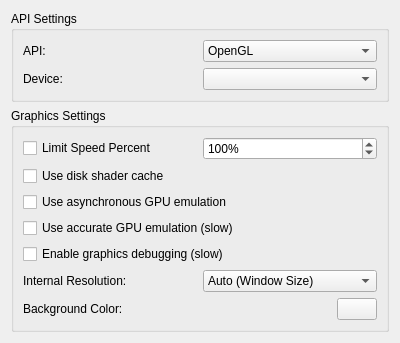
<?xml version="1.0" encoding="UTF-8"?>
<ui version="4.0">
 <class>ConfigureGraphics</class>
 <widget class="QWidget" name="ConfigureGraphics">
  <property name="geometry">
   <rect>
    <x>0</x>
    <y>0</y>
    <width>400</width>
    <height>321</height>
   </rect>
  </property>
  <property name="windowTitle">
   <string>Form</string>
  </property>
  <layout class="QVBoxLayout" name="verticalLayout">
   <item>
    <layout class="QVBoxLayout" name="verticalLayout_3">
     <item>
      <widget class="QGroupBox" name="groupBox_2">
       <property name="title">
        <string>API Settings</string>
       </property>
       <layout class="QVBoxLayout" name="verticalLayout_5">
        <item>
         <layout class="QHBoxLayout" name="horizontalLayout_4">
          <item>
           <widget class="QLabel" name="label_2">
            <property name="text">
             <string>API:</string>
            </property>
           </widget>
          </item>
          <item>
           <widget class="QComboBox" name="api">
            <item>
             <property name="text">
              <string notr="true">OpenGL</string>
             </property>
            </item>
            <item>
             <property name="text">
              <string notr="true">Vulkan</string>
             </property>
            </item>
           </widget>
          </item>
         </layout>
        </item>
        <item>
         <layout class="QHBoxLayout" name="horizontalLayout_5">
          <item>
           <widget class="QLabel" name="label_3">
            <property name="text">
             <string>Device:</string>
            </property>
           </widget>
          </item>
          <item>
           <widget class="QComboBox" name="device"/>
          </item>
         </layout>
        </item>
       </layout>
      </widget>
     </item>
     <item>
      <widget class="QGroupBox" name="groupBox">
       <property name="title">
        <string>Graphics Settings</string>
       </property>
       <layout class="QVBoxLayout" name="verticalLayout_2">
        <item>
         <layout class="QHBoxLayout" name="horizontalLayout">
          <item>
           <widget class="QCheckBox" name="toggle_frame_limit">
            <property name="text">
             <string>Limit Speed Percent</string>
            </property>
           </widget>
          </item>
          <item>
           <widget class="QSpinBox" name="frame_limit">
            <property name="suffix">
             <string>%</string>
            </property>
            <property name="minimum">
             <number>1</number>
            </property>
            <property name="maximum">
             <number>9999</number>
            </property>
            <property name="value">
             <number>100</number>
            </property>
           </widget>
          </item>
         </layout>
        </item>
        <item>
         <widget class="QCheckBox" name="use_disk_shader_cache">
          <property name="text">
           <string>Use disk shader cache</string>
          </property>
         </widget>
        </item>
        <item>
         <widget class="QCheckBox" name="use_asynchronous_gpu_emulation">
          <property name="text">
           <string>Use asynchronous GPU emulation</string>
          </property>
         </widget>
        </item>
        <item>
         <widget class="QCheckBox" name="use_accurate_gpu_emulation">
          <property name="text">
           <string>Use accurate GPU emulation (slow)</string>
          </property>
         </widget>
        </item>
        <item>
         <widget class="QCheckBox" name="enable_graphics_debugging">
          <property name="text">
           <string>Enable graphics debugging (slow)</string>
          </property>
         </widget>
        </item>
        <item>
         <layout class="QHBoxLayout" name="horizontalLayout_2">
          <item>
           <widget class="QLabel" name="label">
            <property name="text">
             <string>Internal Resolution:</string>
            </property>
           </widget>
          </item>
          <item>
           <widget class="QComboBox" name="resolution_factor_combobox">
            <item>
             <property name="text">
              <string>Auto (Window Size)</string>
             </property>
            </item>
            <item>
             <property name="text">
              <string>Native (1280x720)</string>
             </property>
            </item>
            <item>
             <property name="text">
              <string>2x Native (2560x1440)</string>
             </property>
            </item>
            <item>
             <property name="text">
              <string>3x Native (3840x2160)</string>
             </property>
            </item>
            <item>
             <property name="text">
              <string>4x Native (5120x2880)</string>
             </property>
            </item>
           </widget>
          </item>
         </layout>
        </item>
        <item>
         <layout class="QHBoxLayout" name="horizontalLayout_3">
          <item>
           <widget class="QLabel" name="bg_label">
            <property name="text">
             <string>Background Color:</string>
            </property>
           </widget>
          </item>
          <item>
           <widget class="QPushButton" name="bg_button">
            <property name="maximumSize">
             <size>
              <width>40</width>
              <height>16777215</height>
             </size>
            </property>
           </widget>
          </item>
         </layout>
        </item>
       </layout>
      </widget>
     </item>
    </layout>
   </item>
   <item>
    <spacer name="verticalSpacer">
     <property name="orientation">
      <enum>Qt::Vertical</enum>
     </property>
     <property name="sizeHint" stdset="0">
      <size>
       <width>20</width>
       <height>40</height>
      </size>
     </property>
    </spacer>
   </item>
  </layout>
 </widget>
 <resources/>
 <connections/>
</ui>
